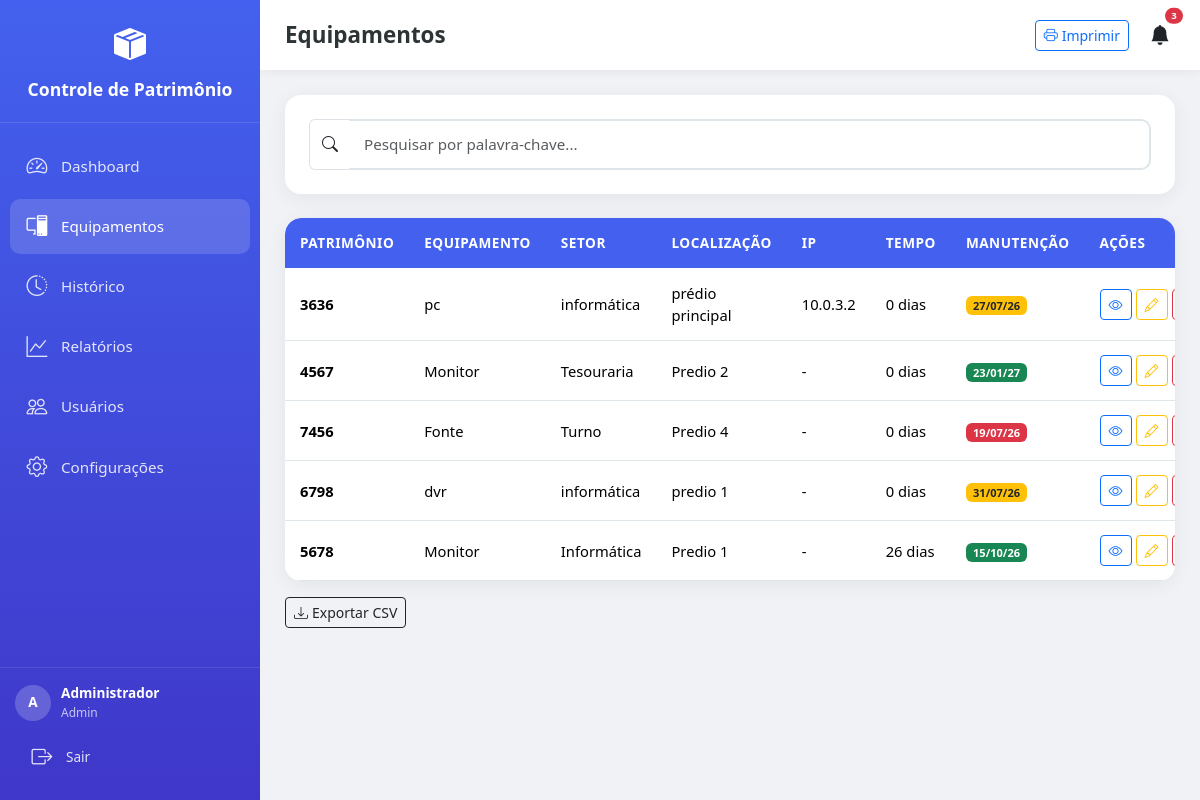
The app's page /equipamentos (signed in) with its own data.
### app/models/models.py (models this page shows, shortened)
class Configuracao(db.Model):
    __tablename__ = 'configuracoes'
    id = db.Column(db.Integer, primary_key=True)
    nome_empresa = db.Column(db.String(200), default='Controle de Patrimônio')
    logo = db.Column(db.String(200), nullable=True)
    dias_lembrete_manutencao = db.Column(db.String(50), default='30,15,7,1')
    tema = db.Column(db.String(20), default='claro')
    data_atualizacao = db.Column(db.DateTime, default=datetime.now, onupdate=datetime.now)

class Usuario(UserMixin, db.Model):
    __tablename__ = 'usuarios'
    id = db.Column(db.Integer, primary_key=True)
    nome = db.Column(db.String(100), nullable=False)
    username = db.Column(db.String(50), unique=True, nullable=False)
    email = db.Column(db.String(120), unique=True, nullable=False)
    password_hash = db.Column(db.String(256), nullable=False)
    is_admin = db.Column(db.Boolean, default=False)
    ativo = db.Column(db.Boolean, default=True)
    data_criacao = db.Column(db.DateTime, default=datetime.now)
    equipamentos = db.relationship('Equipamento', backref='usuario_cadastro', lazy=True)

class Equipamento(db.Model):
    __tablename__ = 'equipamentos'
    id = db.Column(db.Integer, primary_key=True)
    patrimonio = db.Column(db.String(50))
    data_inclusao = db.Column(db.Date, default=date.today)
    baixado = db.Column(db.Boolean, default=False)
    data_baixa = db.Column(db.Date, nullable=True)
    equipamento = db.Column(db.String(100))
    area_patrimonial = db.Column(db.String(100))
    setor = db.Column(db.String(100))
    localizacao = db.Column(db.String(100))
    especificacao = db.Column(db.Text)
    ultima_manutencao = db.Column(db.Date, nullable=True)
    proxima_manutencao = db.Column(db.Date, nullable=True)
    sistema_operacional = db.Column(db.String(100))
    placa_mae = db.Column(db.String(100))
    processador = db.Column(db.String(100))
    memoria_ram = db.Column(db.String(50))
    armazenamento = db.Column(db.String(100))
    ip = db.Column(db.String(50))
    usuario_id = db.Column(db.Integer, db.ForeignKey('usuarios.id'), nullable=False)
    data_criacao = db.Column(db.DateTime, default=datetime.now)
    data_atualizacao = db.Column(db.DateTime, default=datetime.now, onupdate=datetime.now)
    observacoes = db.relationship('Observacao', backref='equipamento', lazy=True, cascade='all, delete-orphan')
    @property
    def tempo_uso(self):
        if self.baixado and self.data_baixa:
            end_date = self.data_baixa
        else:
            end_date = date.today()
        if not self.data_inclusao:
            return {'anos': 0, 'meses': 0, 'dias': 0}
        delta = end_date - self.data_inclusao
        anos = delta.days // 365
        meses = (delta.days % 365) // 30
        dias = (delta.days % 365) % 30
        return {'anos': anos, 'meses': meses, 'dias': dias, 'total_dias': delta.days}
    @property
    def tempo_uso_formatado(self):
        t = self.tempo_uso
        partes = []
        if t['anos'] > 0:
            partes.append(f"{t['anos']} ano{'s' if t['anos'] > 1 else ''}")
        if t['meses'] > 0:
            partes.append(f"{t['meses']} mes{'es' if t['meses'] > 1 else ''}")
        if t['dias'] > 0:
            partes.append(f"{t['dias']} dia{'s' if t['dias'] > 1 else ''}")
        return ', '.join(partes) if partes else '0 dias'
    @property
    def status_manutencao(self):
        if not self.proxima_manutencao:
            return 'sem_manutencao'
        hoje = date.today()
        delta = (self.proxima_manutencao - hoje).days
        if delta < 0:
            return 'vencido'
        elif delta <= 30:
            return 'proximo'
        else:
            return 'ok'

### app/routes/main.py (the view, shortened to what this page needs)
@bp.route('/equipamentos')
@login_required
def equipamentos():
    page = request.args.get('page', 1, type=int)
    per_page = request.args.get('per_page', 25, type=int)
    query = Equipamento.query
    filtro_setor = request.args.get('setor', '')
    filtro_area = request.args.get('area_patrimonial', '')
    filtro_local = request.args.get('localizacao', '')
    filtro_equip = request.args.get('equipamento', '')
    filtro_status = request.args.get('status', '')
    filtro_manutencao = request.args.get('manutencao', '')
    filtro_usuario = request.args.get('usuario_id', '')
    busca = request.args.get('busca', '')
    ordenar = request.args.get('ordenar', 'data_inclusao')
    direcao = request.args.get('direcao', 'desc')
    if filtro_setor:
        query = query.filter(Equipamento.setor == filtro_setor)
    if filtro_area:
        query = query.filter(Equipamento.area_patrimonial == filtro_area)
    if filtro_local:
        query = query.filter(Equipamento.localizacao == filtro_local)
    if filtro_equip:
        query = query.filter(Equipamento.equipamento == filtro_equip)
    if filtro_status == 'ativos':
        query = query.filter_by(baixado=False)
    elif filtro_status == 'baixados':
        query = query.filter_by(baixado=True)
    if filtro_manutencao == 'proxima':
        hoje = date.today()
        dias_alertas = [30, 15, 7, 1]
        query = query.filter(Equipamento.proxima_manutencao != None)
        query = query.filter(Equipamento.proxima_manutencao <= hoje + timedelta(days=30))
    elif filtro_manutencao == 'vencida':
        query = query.filter(Equipamento.proxima_manutencao < date.today())
    elif filtro_manutencao == 'sem':
        query = query.filter(Equipamento.proxima_manutencao == None)
    if filtro_usuario:
        query = query.filter_by(usuario_id=int(filtro_usuario))
    if ordenar == 'patrimonio':
        col = Equipamento.patrimonio
    elif ordenar == 'data':
        col = Equipamento.data_inclusao
    elif ordenar == 'equipamento':
        col = Equipamento.equipamento
    elif ordenar == 'setor':
        col = Equipamento.setor
    elif ordenar == 'tempo_uso':
        col = Equipamento.data_inclusao
    elif ordenar == 'ultima_manutencao':
        col = Equipamento.ultima_manutencao
    elif ordenar == 'proxima_manutencao':
        col = Equipamento.proxima_manutencao
    else:
        col = Equipamento.data_inclusao
    if direcao == 'desc':
        col = col.desc()
    query = query.order_by(Equipamento.baixado.asc(), col)
    pagination = query.paginate(page=page, per_page=per_page, error_out=False)
    setores = db.session.query(Equipamento.setor).distinct().all()
    areas = db.session.query(Equipamento.area_patrimonial).distinct().all()
    locais = db.session.query(Equipamento.localizacao).distinct().all()
    equip_tipos = db.session.query(Equipamento.equipamento).distinct().all()
    usuarios = Usuario.query.all()
    config = Configuracao.query.first()
    return render_template('equipamentos.html',
        equipamentos=pagination.items,
        pagination=pagination,
        setores=setores, areas=areas, locais=locais,
        equip_tipos=equip_tipos, usuarios=usuarios,
        filtros=request.args, config=config
    )

### app/templates/equipamentos.html (shortened to what this page needs)
{% extends "base.html" %}
{% block page_title %}Equipamentos{% endblock %}
{% block content %}
<div class="card-modern p-3 p-md-4 mb-4 no-print">
    <form method="GET"
          action="{{ url_for('main.equipamentos') }}"
          id="formBusca"
          class="w-100">
        <div class="input-group w-100 flex-nowrap">
            <span class="input-group-text bg-white border-end-0 flex-shrink-0">
                <i class="bi bi-search"></i>
            </span>
            <input
                type="text"
                name="busca"
                id="campoBusca"
                class="form-control form-control-modern border-start-0"
                placeholder="Pesquisar por palavra-chave..."
                value="{{ request.args.get('busca','') }}"
                autocomplete="off"
            >
        </div>
    </form>
</div>
<div class="card-modern overflow-hidden">
    <div class="table-responsive">
        <table class="table table-modern table-hover mb-0">
            <thead>
                <tr>
                    <th>Patrimônio</th>
                    <th class="d-none d-md-table-cell">Equipamento</th>
                    <th class="d-none d-sm-table-cell">Setor</th>
                    <th class="d-none d-lg-table-cell">Localização</th>
                    <th class="d-none d-xl-table-cell">IP</th>
                    <th>Tempo</th>
                    <th>Manutenção</th>
                    <th class="no-print">Ações</th>
                </tr>
            </thead>
            <tbody>
                {% for eq in equipamentos %}
                <tr class="{{ 'baixado' if eq.baixado else '' }}">
                    <td>
                        <span class="fw-bold d-block">{{ eq.patrimonio or '-' }}</span>
                    </td>
                    <td class="d-none d-md-table-cell">{{ eq.equipamento or '-' }}</td>
                    <td class="d-none d-sm-table-cell">{{ eq.setor or '-' }}</td>
                    <td class="d-none d-lg-table-cell">{{ eq.localizacao or '-' }}</td>
                    <td class="d-none d-xl-table-cell">{{ eq.ip or '-' }}</td>
                    <td>{{ eq.tempo_uso_formatado }}</td>
                    <td>
                        {% if eq.proxima_manutencao %}
                            {% if eq.status_manutencao == 'vencido' %}
                                <span class="badge bg-danger">{{ eq.proxima_manutencao.strftime('%d/%m/%y') }}</span>
                            {% elif eq.status_manutencao == 'proximo' %}
                                <span class="badge bg-warning text-dark">{{ eq.proxima_manutencao.strftime('%d/%m/%y') }}</span>
                            {% else %}
                                <span class="badge bg-success">{{ eq.proxima_manutencao.strftime('%d/%m/%y') }}</span>
                            {% endif %}
                        {% else %}
                            <span class="badge bg-secondary">Não agend.</span>
                        {% endif %}
                    </td>
                    <td class="no-print">
                        <div class="d-flex gap-1">
                            <a href="{{ url_for('main.equipamento_detalhe', id=eq.id) }}" class="btn btn-sm btn-outline-primary" title="Ver"><i class="bi bi-eye"></i></a>
                            {% if current_user.is_admin or eq.usuario_id == current_user.id %}
                            <a href="{{ url_for('main.equipamento_editar', id=eq.id) }}" class="btn btn-sm btn-outline-warning" title="Editar"><i class="bi bi-pencil"></i></a>
                            {% endif %}
                            {% if current_user.is_admin %}
                            <form method="POST" action="{{ url_for('main.equipamento_excluir', id=eq.id) }}" class="d-inline" onsubmit="return confirm('Excluir este equipamento?')">
                                <button type="submit" class="btn btn-sm btn-outline-danger" title="Excluir"></button>
                            </form>
                            {% endif %}
                        </div>
                    </td>
                </tr>
                {% else %}
                <tr><td colspan="8" class="text-center py-5 text-muted">Nenhum equipamento encontrado.</td></tr>
                {% endfor %}
            </tbody>
        </table>
    </div>
</div>
<div class="mt-3 no-print d-flex flex-wrap gap-2">
    <a href="{{ url_for('main.exportar_csv') }}" class="btn btn-outline-dark btn-sm"><i class="bi bi-download me-1"></i>Exportar CSV</a>
</div>
{% endblock %}

### app/templates/base.html (shortened to what this page needs)
<!DOCTYPE html>
<html lang="pt-BR" data-theme="{{ config.tema if config else 'claro' }}">
<head>
    <link href="https://cdn.jsdelivr.net/npm/bootstrap@5.3.2/dist/css/bootstrap.min.css" rel="stylesheet">
    <link rel="stylesheet" href="https://cdn.jsdelivr.net/npm/bootstrap-icons@1.11.1/font/bootstrap-icons.css">
    <link rel="stylesheet" href="/static/css/style.css">
</head>
<body>
    {% if current_user.is_authenticated %}
    <nav class="sidebar" id="sidebar">
        <div class="sidebar-header">
            <div class="logo-icon"><i class="bi bi-box-seam-fill"></i></div>
            <div class="logo-text">{{ config.nome_empresa if config else 'Patrimônio' }}</div>
        </div>
        <div class="sidebar-nav">
            <div class="nav-item">
                <a href="{{ url_for('main.dashboard') }}" class="nav-link {% if request.endpoint == 'main.dashboard' %}active{% endif %}">
                    <i class="bi bi-speedometer2"></i>
                    <span class="nav-text">Dashboard</span>
                </a>
            </div>
            <div class="nav-item">
                <a href="{{ url_for('main.equipamentos') }}" class="nav-link {% if request.endpoint.startswith('main.equipamento') %}active{% endif %}">
                    <i class="bi bi-pc-display"></i>
                    <span class="nav-text">Equipamentos</span>
                </a>
            </div>
            <div class="nav-item">
                <a href="{{ url_for('main.historico') }}" class="nav-link {% if request.endpoint == 'main.historico' %}active{% endif %}">
                    <i class="bi bi-clock-history"></i>
                    <span class="nav-text">Histórico</span>
                </a>
            </div>
            <div class="nav-item">
                <a href="{{ url_for('main.relatorios') }}" class="nav-link {% if request.endpoint == 'main.relatorios' %}active{% endif %}">
                    <i class="bi bi-graph-up"></i>
                    <span class="nav-text">Relatórios</span>
                </a>
            </div>
            {% if current_user.is_admin %}
            <div class="nav-item">
                <a href="{{ url_for('admin.usuarios') }}" class="nav-link {% if request.endpoint.startswith('admin.') %}active{% endif %}">
                    <i class="bi bi-people"></i>
                    <span class="nav-text">Usuários</span>
                </a>
            </div>
            <div class="nav-item">
                <a href="{{ url_for('admin.configuracoes') }}" class="nav-link {% if request.endpoint == 'admin.configuracoes' %}active{% endif %}">
                    <i class="bi bi-gear"></i>
                    <span class="nav-text">Configurações</span>
                </a>
            </div>
            {% endif %}
        </div>
        <div class="sidebar-footer">
            <div class="user-info">
                <div class="user-avatar">{{ current_user.nome[0] }}</div>
                <div>
                    <div style="font-weight:600;">{{ current_user.nome }}</div>
                    <div style="opacity:0.7; font-size:0.75rem;">{{ 'Admin' if current_user.is_admin else 'Usuário' }}</div>
                </div>
            </div>
            <a href="{{ url_for('auth.logout') }}" class="nav-link mt-2" style="font-size:0.85rem;">
                <i class="bi bi-box-arrow-right"></i>
                <span class="nav-text">Sair</span>
            </a>
        </div>
    </nav>
    {% endif %}
    <div class="main-content">
        {% if current_user.is_authenticated %}
        <div class="topbar no-print">
            <h1 class="page-title">{% block page_title %}Dashboard{% endblock %}</h1>
            <div class="d-flex align-items-center gap-2 gap-md-3">
                <a href="{{ url_for('main.impressao') }}" target="_blank" class="btn btn-sm btn-outline-primary no-print d-none d-md-inline-flex">
                    <i class="bi bi-printer me-1"></i> Imprimir
                </a>
                <div class="dropdown no-print">
                    <button class="btn btn-link text-dark position-relative p-1" data-bs-toggle="dropdown">
                        <i class="bi bi-bell-fill fs-5"></i>
                        <span class="position-absolute top-0 start-100 translate-middle badge rounded-pill bg-danger" id="notifCount" style="font-size:0.6rem; display:none;">0</span>
                    </button>
                </div>
            </div>
        </div>
        {% endif %}
        <div class="content-area">
            {% block content %}{% endblock %}
        </div>
    </div>
</body>
</html>

### records on screen
Configuracao: nome_empresa "Controle de Patrimônio"
Usuario: nome "A", nome "Administrador", is_admin "Admin"
Equipamento: patrimonio "3636", equipamento "pc", setor "informática", localizacao "prédio principal", ip "10.0.3.2", tempo_uso_formatado "0 dias", proxima_manutencao "27/07/26"
Equipamento: patrimonio "4567", equipamento "Monitor", setor "Tesouraria", localizacao "Predio 2", ip "-", tempo_uso_formatado "0 dias", proxima_manutencao "23/01/27"
Equipamento: patrimonio "7456", equipamento "Fonte", setor "Turno", localizacao "Predio 4", ip "-", tempo_uso_formatado "0 dias", proxima_manutencao "19/07/26"
Equipamento: patrimonio "6798", equipamento "dvr", setor "informática", localizacao "predio 1", ip "-", tempo_uso_formatado "0 dias", proxima_manutencao "31/07/26"
Equipamento: patrimonio "5678", equipamento "Monitor", setor "Informática", localizacao "Predio 1", ip "-", tempo_uso_formatado "26 dias", proxima_manutencao "15/10/26"
